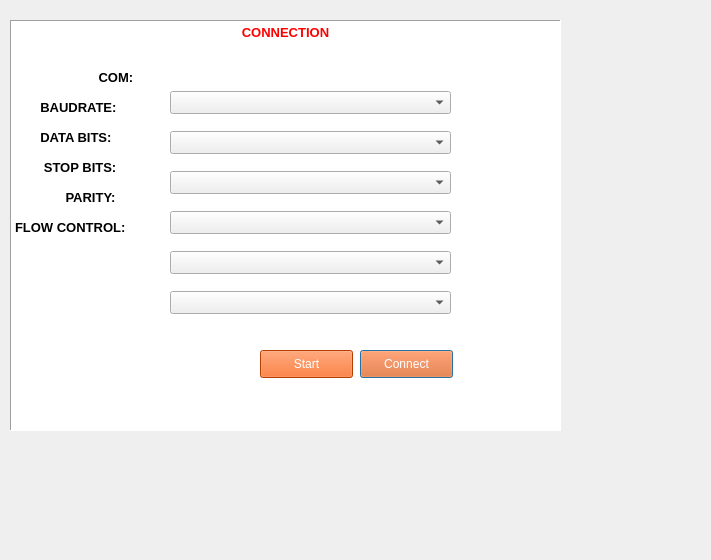
<?xml version="1.0" encoding="UTF-8"?>
<ui version="4.0">
 <class>ThirDialog</class>
 <widget class="QDialog" name="ThirDialog">
  <property name="geometry">
   <rect>
    <x>0</x>
    <y>0</y>
    <width>711</width>
    <height>560</height>
   </rect>
  </property>
  <property name="windowTitle">
   <string>Dialog</string>
  </property>
  <widget class="QTextBrowser" name="textBrowser_3">
   <property name="geometry">
    <rect>
     <x>10</x>
     <y>20</y>
     <width>551</width>
     <height>411</height>
    </rect>
   </property>
   <property name="frameShape">
    <enum>QFrame::Panel</enum>
   </property>
   <property name="html">
    <string>&lt;!DOCTYPE HTML PUBLIC &quot;-//W3C//DTD HTML 4.0//EN&quot; &quot;http://www.w3.org/TR/REC-html40/strict.dtd&quot;&gt;
&lt;html&gt;&lt;head&gt;&lt;meta name=&quot;qrichtext&quot; content=&quot;1&quot; /&gt;&lt;style type=&quot;text/css&quot;&gt;
p, li { white-space: pre-wrap; }
&lt;/style&gt;&lt;/head&gt;&lt;body style=&quot; font-family:'MS Shell Dlg 2'; font-size:7.8pt; font-weight:400; font-style:normal;&quot;&gt;
&lt;p align=&quot;center&quot; style=&quot; margin-top:0px; margin-bottom:0px; margin-left:0px; margin-right:0px; -qt-block-indent:0; text-indent:0px;&quot;&gt;&lt;span style=&quot; font-size:10pt; font-weight:600; color:#ff0000;&quot;&gt;CONNECTION&lt;/span&gt;&lt;/p&gt;
&lt;p style=&quot;-qt-paragraph-type:empty; margin-top:0px; margin-bottom:0px; margin-left:0px; margin-right:0px; -qt-block-indent:0; text-indent:0px; font-size:10pt; font-weight:600; color:#ff0000;&quot;&gt;&lt;br /&gt;&lt;/p&gt;
&lt;p style=&quot; margin-top:0px; margin-bottom:0px; margin-left:0px; margin-right:0px; -qt-block-indent:0; text-indent:0px;&quot;&gt;&lt;span style=&quot; font-size:10pt; font-weight:600; color:#000000;&quot;&gt;           &lt;/span&gt;&lt;/p&gt;
&lt;p style=&quot; margin-top:0px; margin-bottom:0px; margin-left:0px; margin-right:0px; -qt-block-indent:0; text-indent:0px;&quot;&gt;&lt;span style=&quot; font-size:10pt; font-weight:600; color:#000000;&quot;&gt;	 COM:&lt;/span&gt;&lt;/p&gt;
&lt;p style=&quot;-qt-paragraph-type:empty; margin-top:0px; margin-bottom:0px; margin-left:0px; margin-right:0px; -qt-block-indent:0; text-indent:0px; font-size:10pt; font-weight:600; color:#000000;&quot;&gt;&lt;br /&gt;&lt;/p&gt;
&lt;p style=&quot; margin-top:0px; margin-bottom:0px; margin-left:0px; margin-right:0px; -qt-block-indent:0; text-indent:0px;&quot;&gt;&lt;span style=&quot; font-size:10pt; font-weight:600; color:#000000;&quot;&gt;       BAUDRATE:&lt;/span&gt;&lt;/p&gt;
&lt;p style=&quot;-qt-paragraph-type:empty; margin-top:0px; margin-bottom:0px; margin-left:0px; margin-right:0px; -qt-block-indent:0; text-indent:0px; font-size:10pt; font-weight:600; color:#000000;&quot;&gt;&lt;br /&gt;&lt;/p&gt;
&lt;p style=&quot; margin-top:0px; margin-bottom:0px; margin-left:0px; margin-right:0px; -qt-block-indent:0; text-indent:0px;&quot;&gt;&lt;span style=&quot; font-size:10pt; font-weight:600; color:#000000;&quot;&gt;       DATA BITS:&lt;/span&gt;&lt;/p&gt;
&lt;p style=&quot;-qt-paragraph-type:empty; margin-top:0px; margin-bottom:0px; margin-left:0px; margin-right:0px; -qt-block-indent:0; text-indent:0px; font-size:10pt; font-weight:600; color:#000000;&quot;&gt;&lt;br /&gt;&lt;/p&gt;
&lt;p style=&quot; margin-top:0px; margin-bottom:0px; margin-left:0px; margin-right:0px; -qt-block-indent:0; text-indent:0px;&quot;&gt;&lt;span style=&quot; font-size:10pt; font-weight:600; color:#000000;&quot;&gt;        STOP BITS:&lt;/span&gt;&lt;/p&gt;
&lt;p style=&quot;-qt-paragraph-type:empty; margin-top:0px; margin-bottom:0px; margin-left:0px; margin-right:0px; -qt-block-indent:0; text-indent:0px; font-size:10pt; font-weight:600; color:#000000;&quot;&gt;&lt;br /&gt;&lt;/p&gt;
&lt;p style=&quot; margin-top:0px; margin-bottom:0px; margin-left:0px; margin-right:0px; -qt-block-indent:0; text-indent:0px;&quot;&gt;&lt;span style=&quot; font-size:10pt; font-weight:600; color:#000000;&quot;&gt;              PARITY:&lt;/span&gt;&lt;/p&gt;
&lt;p style=&quot;-qt-paragraph-type:empty; margin-top:0px; margin-bottom:0px; margin-left:0px; margin-right:0px; -qt-block-indent:0; text-indent:0px; font-size:10pt; font-weight:600; color:#000000;&quot;&gt;&lt;br /&gt;&lt;/p&gt;
&lt;p style=&quot; margin-top:0px; margin-bottom:0px; margin-left:0px; margin-right:0px; -qt-block-indent:0; text-indent:0px;&quot;&gt;&lt;span style=&quot; font-size:10pt; font-weight:600; color:#000000;&quot;&gt;FLOW CONTROL:&lt;/span&gt;&lt;/p&gt;
&lt;p style=&quot;-qt-paragraph-type:empty; margin-top:0px; margin-bottom:0px; margin-left:0px; margin-right:0px; -qt-block-indent:0; text-indent:0px; font-size:10pt; font-weight:600; color:#000000;&quot;&gt;&lt;br /&gt;&lt;/p&gt;&lt;/body&gt;&lt;/html&gt;</string>
   </property>
  </widget>
  <widget class="QWidget" name="verticalLayoutWidget_2">
   <property name="geometry">
    <rect>
     <x>170</x>
     <y>80</y>
     <width>281</width>
     <height>251</height>
    </rect>
   </property>
   <layout class="QVBoxLayout" name="verticalLayout_2">
    <item>
     <widget class="QComboBox" name="comboBox">
      <property name="font">
       <font>
        <family>Arial</family>
        <pointsize>10</pointsize>
        <weight>50</weight>
        <bold>false</bold>
       </font>
      </property>
      <property name="styleSheet">
       <string notr="true">color: rgb(0, 0, 0);</string>
      </property>
     </widget>
    </item>
    <item>
     <widget class="QComboBox" name="comboBox_2">
      <property name="font">
       <font>
        <family>Arial</family>
        <pointsize>10</pointsize>
        <weight>50</weight>
        <bold>false</bold>
       </font>
      </property>
      <property name="styleSheet">
       <string notr="true">color: rgb(0, 0, 0);</string>
      </property>
     </widget>
    </item>
    <item>
     <widget class="QComboBox" name="comboBox_3">
      <property name="font">
       <font>
        <family>Arial</family>
        <pointsize>10</pointsize>
        <weight>50</weight>
        <bold>false</bold>
       </font>
      </property>
      <property name="styleSheet">
       <string notr="true">color: rgb(0, 0, 0);</string>
      </property>
     </widget>
    </item>
    <item>
     <widget class="QComboBox" name="comboBox_4">
      <property name="font">
       <font>
        <family>Arial</family>
        <pointsize>10</pointsize>
        <weight>50</weight>
        <bold>false</bold>
       </font>
      </property>
      <property name="styleSheet">
       <string notr="true">color: rgb(0, 0, 0);</string>
      </property>
     </widget>
    </item>
    <item>
     <widget class="QComboBox" name="comboBox_5">
      <property name="font">
       <font>
        <family>Arial</family>
        <pointsize>10</pointsize>
        <weight>50</weight>
        <bold>false</bold>
       </font>
      </property>
      <property name="styleSheet">
       <string notr="true">color: rgb(0, 0, 0);</string>
      </property>
     </widget>
    </item>
    <item>
     <widget class="QComboBox" name="comboBox_6">
      <property name="font">
       <font>
        <family>Arial</family>
        <pointsize>10</pointsize>
        <weight>50</weight>
        <bold>false</bold>
       </font>
      </property>
      <property name="styleSheet">
       <string notr="true">color: rgb(0, 0, 0);</string>
      </property>
     </widget>
    </item>
   </layout>
  </widget>
  <widget class="QPushButton" name="pushButton">
   <property name="geometry">
    <rect>
     <x>360</x>
     <y>350</y>
     <width>93</width>
     <height>28</height>
    </rect>
   </property>
   <property name="font">
    <font>
     <pointsize>9</pointsize>
    </font>
   </property>
   <property name="styleSheet">
    <string notr="true">color: rgb(255, 255, 255);
background-color: rgb(255, 85, 0);</string>
   </property>
   <property name="text">
    <string>Connect</string>
   </property>
  </widget>
  <widget class="QPushButton" name="start_btn">
   <property name="geometry">
    <rect>
     <x>260</x>
     <y>350</y>
     <width>93</width>
     <height>28</height>
    </rect>
   </property>
   <property name="font">
    <font>
     <pointsize>9</pointsize>
    </font>
   </property>
   <property name="styleSheet">
    <string notr="true">color: rgb(255, 255, 255);
background-color: rgb(255, 85, 0);</string>
   </property>
   <property name="text">
    <string>Start</string>
   </property>
  </widget>
 </widget>
 <resources/>
 <connections/>
</ui>
